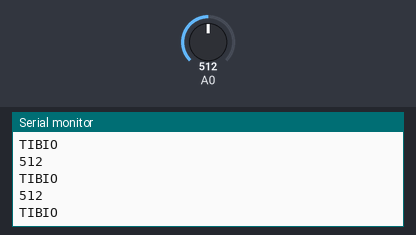
The sketch below on a simulated Arduino Uno, built with avr-gcc and run on an emulated ATmega328P. Shown: the last lines printed to the serial monitor. The inputs (shaded band) are chosen by the test bench; at power-on: A0 = 512.

Above: at 1.2 s.
1.3 s: A0 set to 408
At 1.71 s:
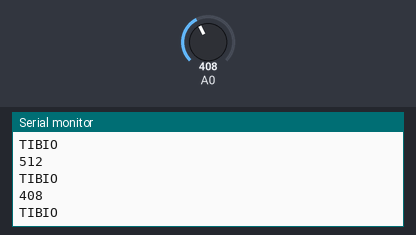
2.8 s: A0 set to 385
At 3.21 s:
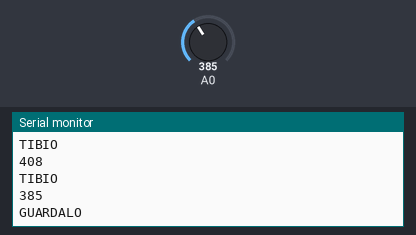
Timing chart, 0 to 5.8 s (numbered marks = the images above; inputs shaded):
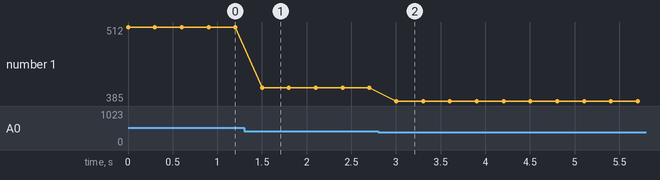

Measured:
- the behaviour switches between 401 and 400 on A0 (found by bisection; images 1 and 2)
- after the input at 1.3 s, the serial monitor: prints a new line after 0.20 s (image 1)
- after the input at 2.8 s, the serial monitor: prints a new line after 0.20 s (image 2)
- plotted number 1: 512 → 408 after the input at 1.3 s, 408 → 385 after the input at 2.8 s

The sketch:

clase03_b6_ntc_zonas.ino
```cpp
void setup() {
  Serial.begin(9600);
}

void loop() {
  int calor = analogRead(A0);
  Serial.println(calor);
  if      (calor > 700) { Serial.println("CALIENTE"); }
  else if (calor > 400) { Serial.println("TIBIO"); }
  else                  { Serial.println("GUARDALO"); }
  delay(300);
}
```
